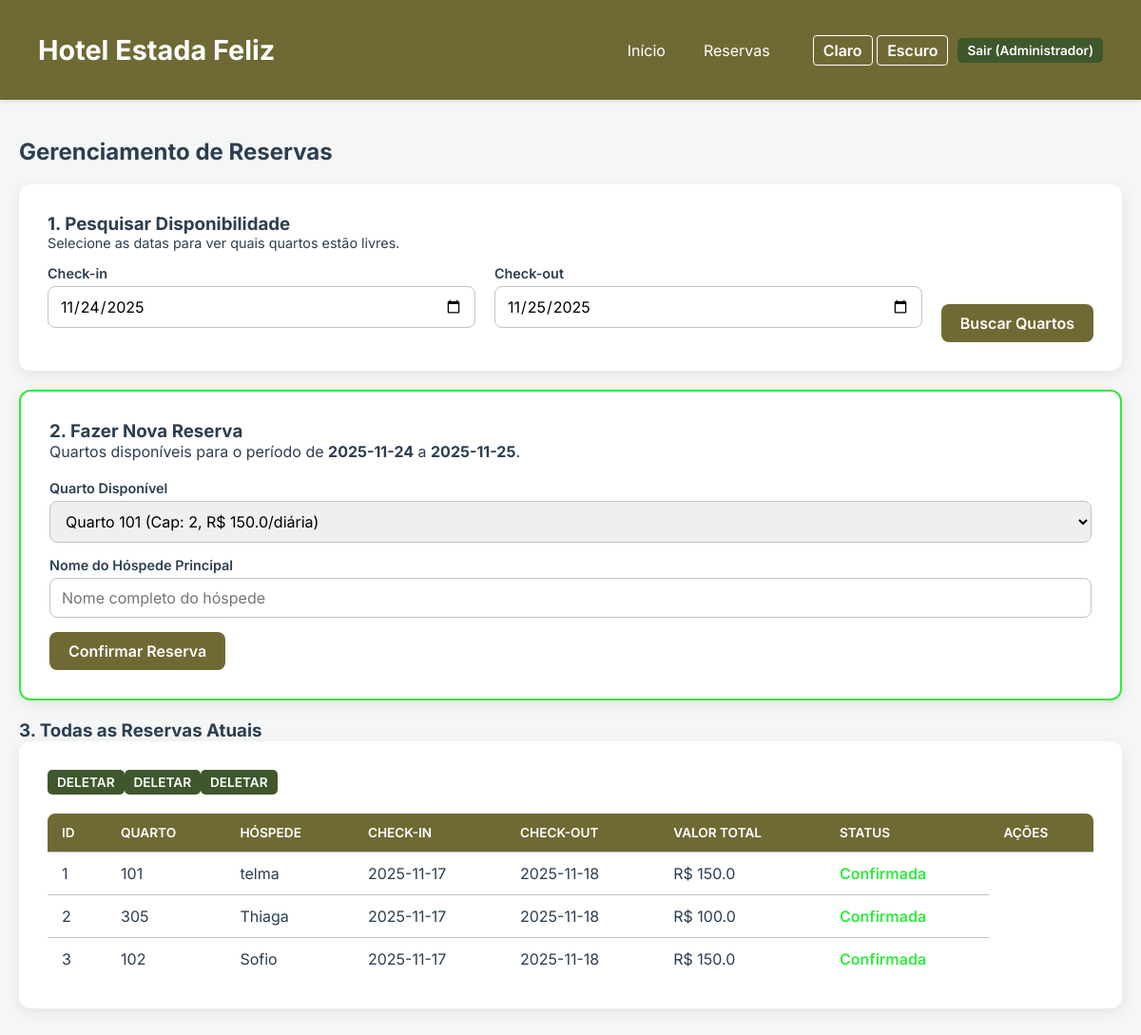
Before: /reservar (signed in) with the older database file.
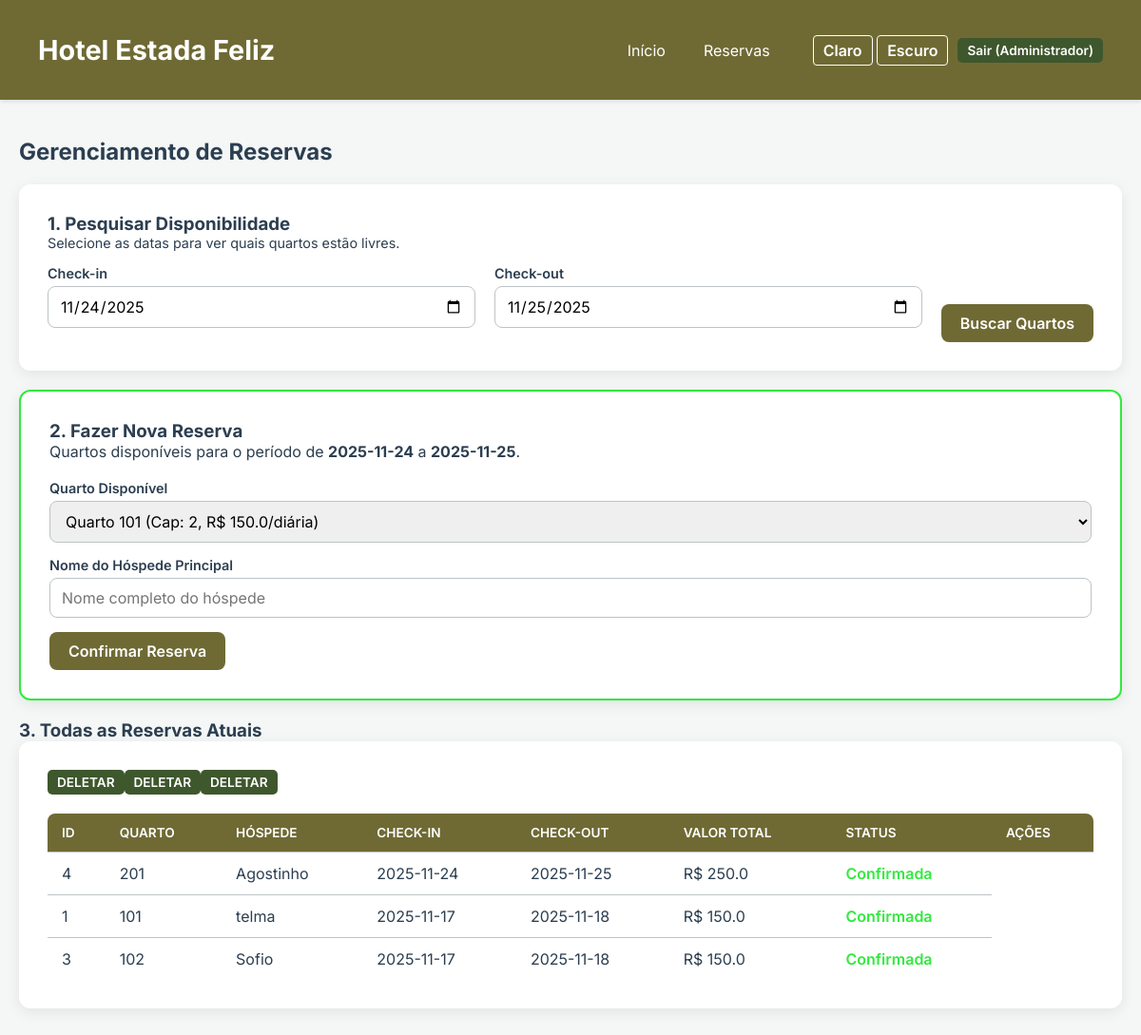
After: the same page with the newer database file.
### tables this page shows
CREATE TABLE reservas (
            id_reserva INTEGER PRIMARY KEY,
            numero_quarto VARCHAR(10) NOT NULL,
            nome_hospede TEXT NOT NULL,
            data_checkin DATE NOT NULL,
            data_checkout DATE NOT NULL,
            status_reserva VARCHAR(30) NOT NULL,
            valor_total REAL NOT NULL,
            FOREIGN KEY (numero_quarto) REFERENCES quartos(numero_quarto)
        );

### app.py (the view, shortened to what this page needs)
@app.route('/reservar', methods=['GET', 'POST'])
@login_required
@profile_required(allowed_profiles=[1, 2])
def reservar():
    reservas = get_reservas_data()
    quartos_disponiveis = []
    default_checkin = (datetime.now()).strftime('%Y-%m-%d')
    default_checkout = (datetime.now() + timedelta(days=1)).strftime('%Y-%m-%d')
    checkin_date = request.args.get('checkin', default_checkin)
    checkout_date = request.args.get('checkout', default_checkout)
    if checkin_date and checkout_date:
        quartos_disponiveis, error_msg = handle_room_availability(checkin_date, checkout_date)
        if error_msg:
             flash(error_msg, 'warning')
    return render_template('reservar.html',
        reservas=reservas,
        quartos_disponiveis=quartos_disponiveis,
        default_checkin=default_checkin,
        default_checkout=default_checkout,
        search_checkin=checkin_date,
        search_checkout=checkout_date
    )

### controller.py (called while the page is built)
def login_required(f):
    @wraps(f)
    def decorated_function(*args, **kwargs):
        if not session.get('logged_in'):
            flash('Você precisa estar logado para acessar esta página.', 'warning')
            return redirect(url_for('login'))
        return f(*args, **kwargs)
    return decorated_function

def profile_required(allowed_profiles):
    def decorator(f):
        @wraps(f)
        def decorated_function(*args, **kwargs):
            profile_id = session.get('profile_id')
            if profile_id not in allowed_profiles:
                flash('Acesso negado. Seu perfil não tem permissão para esta ação.', 'danger')
                return redirect(url_for('home'))
            return f(*args, **kwargs)
        return decorated_function
    return decorator

def get_reservas_data():
    return get_all_reservas()

def handle_room_availability(checkin, checkout):
    try:
        checkin_dt = datetime.strptime(checkin, '%Y-%m-%d')
        checkout_dt = datetime.strptime(checkout, '%Y-%m-%d')
        if checkin_dt >= checkout_dt:
            return [], "Data de check-out deve ser posterior à data de check-in."
        quartos = get_quartos_disponiveis(checkin, checkout)
        return quartos, ""
    except ValueError:
        return [], "Formato de data inválido. Use AAAA-MM-DD."

### model.py (called while the page is built)
def get_all_reservas():
    conn = sqlite3.connect(DATABASE_NAME)
    conn.row_factory = sqlite3.Row
    cursor = conn.cursor()
    cursor.execute("SELECT * FROM reservas ORDER BY data_checkin DESC")
    reservas = cursor.fetchall()
    conn.close()
    return [dict(reserva) for reserva in reservas]

def get_quartos_disponiveis(checkin_date_str, checkout_date_str):
    conn = sqlite3.connect(DATABASE_NAME)
    conn.row_factory = sqlite3.Row
    cursor = conn.cursor()
    cursor.execute('''
        SELECT DISTINCT numero_quarto FROM reservas
        WHERE status_reserva NOT IN ('Cancelada')
        AND (
            (data_checkin < ?) AND (data_checkout > ?)
        )
    ''', (checkout_date_str, checkin_date_str))
    reserved_rooms = [row['numero_quarto'] for row in cursor.fetchall()]
    if reserved_rooms:
        placeholders = ', '.join('?' for _ in reserved_rooms)
        sql_query = f"SELECT * FROM quartos WHERE numero_quarto NOT IN ({placeholders})"
        cursor.execute(sql_query, reserved_rooms)
    else:
        cursor.execute("SELECT * FROM quartos")
    quartos = cursor.fetchall()
    conn.close()
    return [dict(quarto) for quarto in quartos]

### templates/reservar.html (shortened to what this page needs)
{% extends "base.html" %}
{% block content %}
<h2 style="margin-bottom: 20px;">Gerenciamento de Reservas</h2>
<div class="card">
    <h3>1. Pesquisar Disponibilidade</h3>
    <p style="margin-bottom: 15px; font-size: 0.9em;">Selecione as datas para ver quais quartos estão livres.</p>
    <form method="GET" action="{{ url_for('reservar') }}" style="display: flex; gap: 20px; align-items: flex-end;">
        <div class="form-group" style="flex: 1;">
            <label for="checkin_search">Check-in</label>
            <input type="date" id="checkin_search" name="checkin" value="{{ search_checkin }}" required>
        </div>
        <div class="form-group" style="flex: 1;">
            <label for="checkout_search">Check-out</label>
            <input type="date" id="checkout_search" name="checkout" value="{{ search_checkout }}" required>
        </div>
        <button type="submit" class="btn btn-primary" style="flex: 0 0 auto;">Buscar Quartos</button>
    </form>
</div>
{% if quartos_disponiveis %}
<div class="card" style="border: 2px solid var(--color-secondary);">
    <h3>2. Fazer Nova Reserva</h3>
    <p>Quartos disponíveis para o período de <b>{{ search_checkin }}</b> a <b>{{ search_checkout }}</b>.</p>
    <form method="POST" action="{{ url_for('reservar') }}" style="margin-top: 20px;">
        <div class="form-group">
            <label for="numero_quarto">Quarto Disponível</label>
            <select id="numero_quarto" name="numero_quarto" required>
                {% for quarto in quartos_disponiveis %}
                    <option value="{{ quarto.numero_quarto }}">
                        Quarto {{ quarto.numero_quarto }} (Cap: {{ quarto.capacidade_maxima }}, R$ {{ quarto.preco_diaria_base|round(2) }}/diária)
                    </option>
                {% endfor %}
            </select>
        </div>
        <div class="form-group">
            <label for="nome_hospede">Nome do Hóspede Principal</label>
            <input type="text" id="nome_hospede" name="nome_hospede" required placeholder="Nome completo do hóspede">
        </div>
        <button type="submit" class="btn btn-primary">Confirmar Reserva</button>
    </form>
</div>
{% elif search_checkin != default_checkin or search_checkout != default_checkout %}
<div class="flash danger">Nenhum quarto disponível para o período selecionado ou as datas estão incorretas.</div>
{% endif %}
<h3>3. Todas as Reservas Atuais</h3>
<div class="card table-responsive">
    {% if reservas %}
    <table class="table">
        <thead>
            <tr>
                <th>ID</th>
                <th>Quarto</th>
                <th>Hóspede</th>
                <th>Check-in</th>
                <th>Check-out</th>
                <th>Valor Total</th>
                <th>Status</th>
                <th>Ações</th>
            </tr>
        </thead>
        <tbody>
            {% for reserva in reservas %}
            <tr>
                <td>{{ reserva.id_reserva }}</td>
                <td>{{ reserva.numero_quarto }}</td>
                <td>{{ reserva.nome_hospede }}</td>
                <td>{{ reserva.data_checkin }}</td>
                <td>{{ reserva.data_checkout }}</td>
                <td>R$ {{ reserva.valor_total|round(2) }}</td>
                <td>
                    <span style="font-weight: 600; color: {% if reserva.status_reserva == 'Confirmada' %}var(--color-secondary){% elif reserva.status_reserva == 'Cancelada' %}var(--color-danger){% else %}#f39c12{% endif %};">
                        {{ reserva.status_reserva }}
                    </span>
                </td>
                    <form method="POST" action="{{ url_for('deletar_reserva', reserva_id=reserva.id_reserva) }}" onsubmit="return confirm('Tem certeza que deseja DELETAR a reserva #{{ reserva.id_reserva }}? Esta ação não pode ser desfeita.');">
                        <button type="submit" class="btn btn-danger btn-small">DELETAR</button>
                    </form>
            </tr>
            {% endfor %}
        </tbody>
    </table>
    {% else %}
    <p>Nenhuma reserva encontrada.</p>
    {% endif %}
</div>
{% endblock %}

### templates/base.html (shortened to what this page needs)
<!DOCTYPE html>
<html lang="pt-br">
<head>
    <link rel="stylesheet" href="{{ url_for('static', filename='css/style.css') }}">
</head>
<body class="{{ theme }}">
    <header>
        <div class="container">
            <h1>Hotel Estada Feliz</h1>
            <nav>
                {% if session.get('logged_in') %}
                    <div class="auth-nav">
                        <a href="{{ url_for('home') }}">Início</a>
                        {% if session.get('profile_id') in [1, 2] %}
                        <a href="{{ url_for('reservar') }}">Reservas</a>
                        {% endif %}
                        <div class="theme-switcher">
                            <a href="{{ url_for('set_theme', theme='light') }}">Claro</a>
                            <a href="{{ url_for('set_theme', theme='dark') }}">Escuro</a>
                        </div>
                        <a href="{{ url_for('logout') }}" class="btn btn-danger btn-small">Sair ({{ session.get('user_profile') }})</a>
                    </div>
                {% endif %}
            </nav>
        </div>
    </header>
    <div class="container">
        {% block content %}{% endblock %}
    </div>
</body>
</html>

### static/css/style.css (style rules this page uses)
:root { --color-primary: #6f6a34; --color-secondary: #33e93f; --color-danger: #3e572d; --color-text-dark: #2c3e50; --color-text-light: #ecf0f1; --color-bg-light: #f4f7f6; --color-bg-dark: #34495e; --color-card-light: #ffffff; --color-card-dark: #2c3e50; --color-border: #bdc3c7; }
* { box-sizing: border-box; margin: 0; padding: 0; font-family: 'Inter', sans-serif; }
body { transition: background-color 0.3s, color 0.3s; min-height: 100vh; color: var(--color-text-dark); }
body.light { background-color: var(--color-bg-light); color: var(--color-text-dark); }
.container { max-width: 1200px; margin: 0 auto; padding: 20px; }
header { background-color: var(--color-primary); color: white; padding: 15px 20px; box-shadow: 0 2px 4px rgba(0, 0, 0, 0.1); margin-bottom: 20px; }
header h1 { font-size: 1.8em; display: inline-block; }
nav { float: right; }
nav a { color: white; text-decoration: none; padding: 8px 15px; border-radius: 5px; transition: background-color 0.3s; }
.auth-nav { display: flex; gap: 10px; align-items: center; }
.theme-switcher { margin-left: 20px; }
.theme-switcher a { color: white; text-decoration: none; font-weight: 600; padding: 5px 10px; border: 1px solid white; border-radius: 4px; }
.card { background-color: var(--color-card-light); padding: 30px; border-radius: 12px; box-shadow: 0 4px 15px rgba(0, 0, 0, 0.08); margin-bottom: 20px; transition: background-color 0.3s, border-color 0.3s; }
.form-group { margin-bottom: 15px; }
label { display: block; margin-bottom: 5px; font-weight: 600; font-size: 0.9em; }
input[type="text"], input[type="email"], input[type="password"], input[type="date"], select, textarea { width: 100%; padding: 10px 12px; border: 1px solid var(--color-border); border-radius: 8px; font-size: 1em; transition: border-color 0.3s, box-shadow 0.3s; }
.btn { display: inline-block; padding: 10px 20px; border: none; border-radius: 8px; cursor: pointer; font-size: 1em; font-weight: 600; text-align: center; text-decoration: none; transition: background-color 0.3s, opacity 0.3s; }
.btn-primary { background-color: var(--color-primary); color: white; }
.btn-danger { background-color: var(--color-danger); color: white; }
.btn-small { padding: 5px 10px; font-size: 0.85em; border-radius: 5px; }
.table-responsive { overflow-x: auto; }
.table { width: 100%; border-collapse: collapse; margin-top: 20px; background-color: var(--color-card-light); border-radius: 8px; overflow: hidden; }
.table th, .table td { padding: 12px 15px; text-align: left; border-bottom: 1px solid var(--color-border); }
.table th { background-color: var(--color-primary); color: white; font-weight: 600; text-transform: uppercase; font-size: 0.85em; }
.table tr:last-child td { border-bottom: none; }

Changed rows visible on the page:
removed reservas: id_reserva "2", numero_quarto "305", nome_hospede "Thiaga", data_checkin "2025-11-17", data_checkout "2025-11-18", valor_total "100.0", status_reserva "Confirmada"
added reservas: id_reserva "4", numero_quarto "201", nome_hospede "Agostinho", data_checkin "2025-11-24", data_checkout "2025-11-25", valor_total "250.0", status_reserva "Confirmada"
